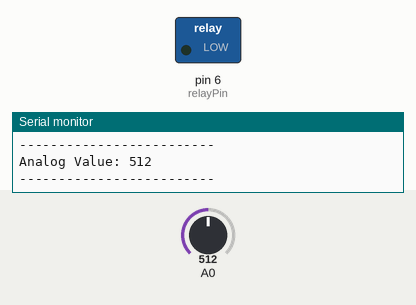
Recording of a sketch running on a simulated Arduino Uno, built with avr-gcc and run on an emulated ATmega328P. Parts: switched loads named in the sketch (green lamp = pin HIGH), the last lines printed to the serial monitor. The test bench sets the inputs (shaded band); at power-on: A0 = 512.

Above: at 1.8 s.
1.9 s: A0 set to 887
3.5 s: A0 set to 914
At 5.2 s:
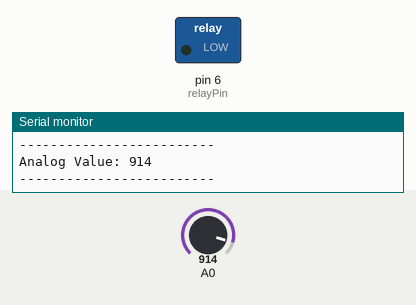
5.5 s: A0 set to 890
At 6.9 s:
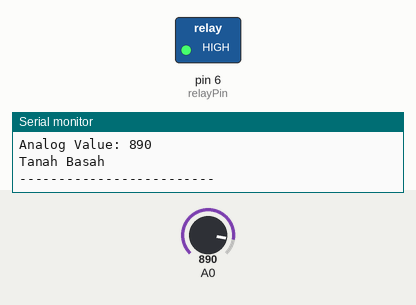
7.5 s: A0 set to 900
At 8.5 s:
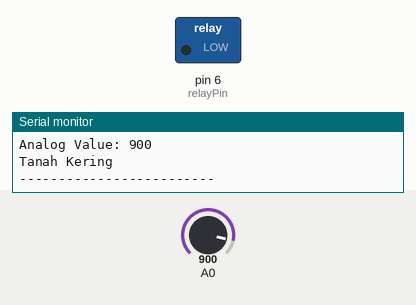
Timing chart, 0 to 10.5 s (numbered marks = the images above; inputs shaded):
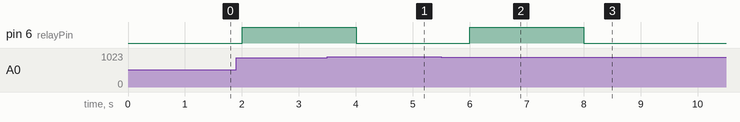

The sketch:

Sistem_Penyiraman_Tanaman_Otomatis.ino
```cpp
int soilValue; // Variabel untuk membaca nilai analog
const int relayPin = 6; // Pin digital untuk relay
int previousState = -1; // Untuk menyimpan status sebelumnya dari relay
unsigned long lastMillis = 0; // Untuk debounce
unsigned long debounceDelay = 1000; // Penundaan debounce 1 detik

void setup() {
  Serial.begin(9600); // Inisialisasi komunikasi serial
  pinMode(relayPin, OUTPUT); // Pin relay diatur sebagai output
  digitalWrite(relayPin, LOW); // Pastikan relay dalam kondisi mati saat awal
}

void loop() {
  // Membaca nilai analog dari pin A0
  soilValue = analogRead(A0);

  // Menampilkan hasil pembacaan analog
  Serial.print("Analog Value: ");
  Serial.println(soilValue);

  // Logika kontrol relay berdasarkan nilai analog
  int currentState = (soilValue < 900) ? HIGH : LOW; // Tentukan state relay (HIGH untuk tanah basah, LOW untuk tanah kering)

  // Jika kondisi relay berubah atau sudah cukup lama, maka kontrol relay
  if (currentState != previousState && (millis() - lastMillis) > debounceDelay) {
    previousState = currentState;
    lastMillis = millis();

    if (currentState == HIGH) {
      Serial.println("Tanah Basah");
      digitalWrite(relayPin, HIGH); // Matikan relay (tanah basah)
    } else {
      Serial.println("Tanah Kering");
      digitalWrite(relayPin, LOW); // Nyalakan relay (tanah kering)
    }
  }

  Serial.println("-------------------------"); // Pemisah untuk memudahkan pembacaan
  delay(1000); // Penundaan untuk stabilkan pembacaan
}
```

Measured:
- after the input at 3.5 s, pin 6 (relayPin): HIGH → LOW after 0.50 s
- after the input at 5.5 s, pin 6 (relayPin): LOW → HIGH after 0.50 s
- after the input at 7.5 s, pin 6 (relayPin): HIGH → LOW after 0.51 s
